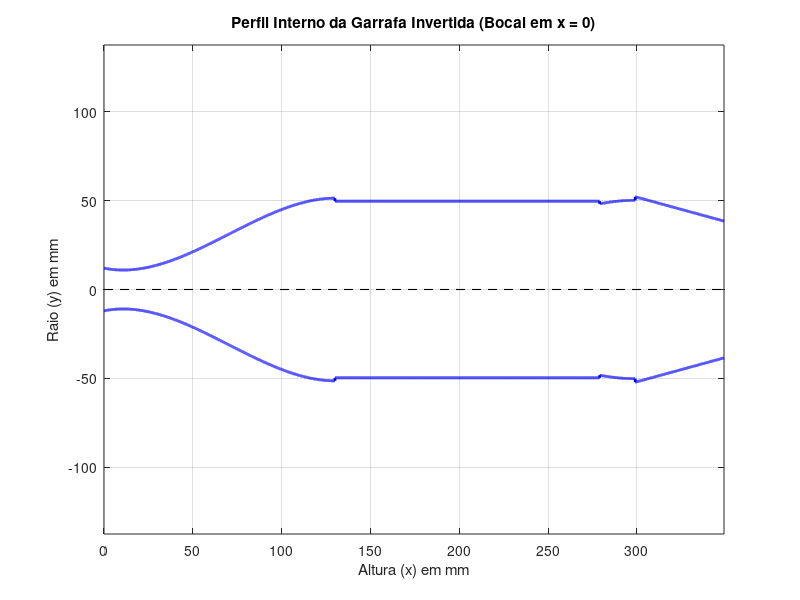

MATLAB code for this plot:
clc; clear all; close all;

% =========================================================================
% 1. DISCRETIZAÇÃO LONGITUDINAL
% =========================================================================
dm = 0.01; 
x = 0:dm:349.00;
y = zeros(size(x)); % Vetor para armazenar os raios em cada x

% =========================================================================
% 2. SISTEMA CÚBICO DO BOCAL (INVERTIDO: x=0 no bocal, x=130 no corpo)
% =========================================================================
x3 = 0.00;   y3 = 12.00; % Ponta do bocal (abertura menor em x=0)
x2 = 130.00; y2 = 51.40; % Transição para o corpo (raio maior em x=130)

A = [ x2^3,   x2^2,  x2,  1;   % y(130) = 51.4
      x3^3,   x3^2,  x3,  1;   % y(0)   = 12.0
      3*x2^2, 2*x2,  1,   0;   % y'(130) = 0  (transição suave para o cilindro)
      3*x3^2, 2*x3,  1,   0 ]; % y'(0)   = -0.2 (abertura do bocal)

B = [y2; y3; 0; -0.2];
coef = A\B;

a = coef(1);
b = coef(2);
c = coef(3);
d = coef(4);

% =========================================================================
% 3. MAPEAMENTO GEOMÉTRICO DAS SEÇÕES (GARRAFA INVERTIDA)
% =========================================================================
for i = 1:length(x)
    xi = x(i);
    
    if xi >= 0 && xi <= 130.00
        % Bocal Cúbico (0 a 130 mm)
        R = a*xi^3 + b*xi^2 + c*xi + d;
        
    elseif xi > 130.00 && xi <= 279.00
        % Corpo Cilíndrico (130 a 279 mm)
        R = 49.70;
        
    elseif xi > 279.00 && xi <= 299.00
        % Parábola (279 a 299 mm)
        x_orig = 349.00 - xi; % Ajusta o referencial
        R = -0.00495 * (x_orig)^2 + 0.495 * x_orig + 37.825;
        
    elseif xi > 299.00 && xi <= 349.00
        % Cone do Fundo (299 a 349 mm)
        x_orig = 349.00 - xi; % Ajusta o referencial
        R = 38.50 + 0.274 * x_orig;
    else
        R = 0;
    end
    
    y(i) = R; % Armazena o raio calculado no vetor de perfil y
end

% =========================================================================
% 4. CÁLCULO DO VOLUME TOTAL DA GARRAFA VAZIA
% =========================================================================
volume_mm3 = sum(pi * (y.^2) * dm); 
volume_litros = volume_mm3 / 1e6;

disp('=======================================');
fprintf('Volume estimado: %.3f litros\n', volume_litros);
disp('=======================================');

% =========================================================================
% 5. PLOT DO PERFIL 2D COMPLETO
% =========================================================================
figure('Color', [1 1 1]);
plot(x, y, 'b', 'LineWidth', 2); hold on;
plot(x, -y, 'b', 'LineWidth', 2); % Contorno inferior simétrico
plot([0 349], [0 0], 'k--', 'LineWidth', 0.8); % Eixo de simetria

grid on;
title('Perfil Interno da Garrafa Invertida (Bocal em x = 0)');
xlabel('Altura (x) em mm');
ylabel('Raio (y) em mm');
axis equal;
